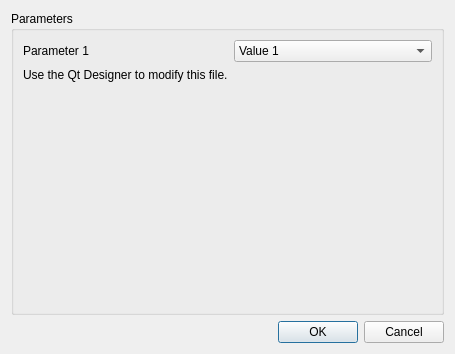
<?xml version="1.0" encoding="UTF-8"?>
<ui version="4.0">
 <class>Dialog</class>
 <widget class="QDialog" name="Dialog">
  <property name="geometry">
   <rect>
    <x>0</x>
    <y>0</y>
    <width>455</width>
    <height>354</height>
   </rect>
  </property>
  <property name="windowTitle">
   <string>Dialog</string>
  </property>
  <layout class="QVBoxLayout" name="verticalLayout">
   <item>
    <widget class="QGroupBox" name="groupBox">
     <property name="title">
      <string>Parameters</string>
     </property>
     <layout class="QGridLayout" name="gridLayout">
      <item row="2" column="0">
       <widget class="QLabel" name="label">
        <property name="text">
         <string>Use the Qt Designer to modify this file.</string>
        </property>
       </widget>
      </item>
      <item row="3" column="0">
       <spacer name="verticalSpacer">
        <property name="orientation">
         <enum>Qt::Vertical</enum>
        </property>
        <property name="sizeHint" stdset="0">
         <size>
          <width>20</width>
          <height>40</height>
         </size>
        </property>
       </spacer>
      </item>
      <item row="0" column="0">
       <widget class="QLabel" name="labelParameter1">
        <property name="text">
         <string>Parameter 1</string>
        </property>
       </widget>
      </item>
      <item row="0" column="1">
       <widget class="QComboBox" name="comboBoxParameter1">
        <item>
         <property name="text">
          <string>Value 1</string>
         </property>
        </item>
        <item>
         <property name="text">
          <string>Value 2</string>
         </property>
        </item>
        <item>
         <property name="text">
          <string>Value 3</string>
         </property>
        </item>
       </widget>
      </item>
     </layout>
    </widget>
   </item>
   <item>
    <widget class="QDialogButtonBox" name="buttonBox">
     <property name="standardButtons">
      <set>QDialogButtonBox::Cancel|QDialogButtonBox::Ok</set>
     </property>
    </widget>
   </item>
  </layout>
 </widget>
 <resources/>
 <connections>
  <connection>
   <sender>buttonBox</sender>
   <signal>accepted()</signal>
   <receiver>Dialog</receiver>
   <slot>accept()</slot>
   <hints>
    <hint type="sourcelabel">
     <x>190</x>
     <y>281</y>
    </hint>
    <hint type="destinationlabel">
     <x>383</x>
     <y>0</y>
    </hint>
   </hints>
  </connection>
  <connection>
   <sender>buttonBox</sender>
   <signal>rejected()</signal>
   <receiver>Dialog</receiver>
   <slot>reject()</slot>
   <hints>
    <hint type="sourcelabel">
     <x>222</x>
     <y>282</y>
    </hint>
    <hint type="destinationlabel">
     <x>314</x>
     <y>0</y>
    </hint>
   </hints>
  </connection>
 </connections>
</ui>
